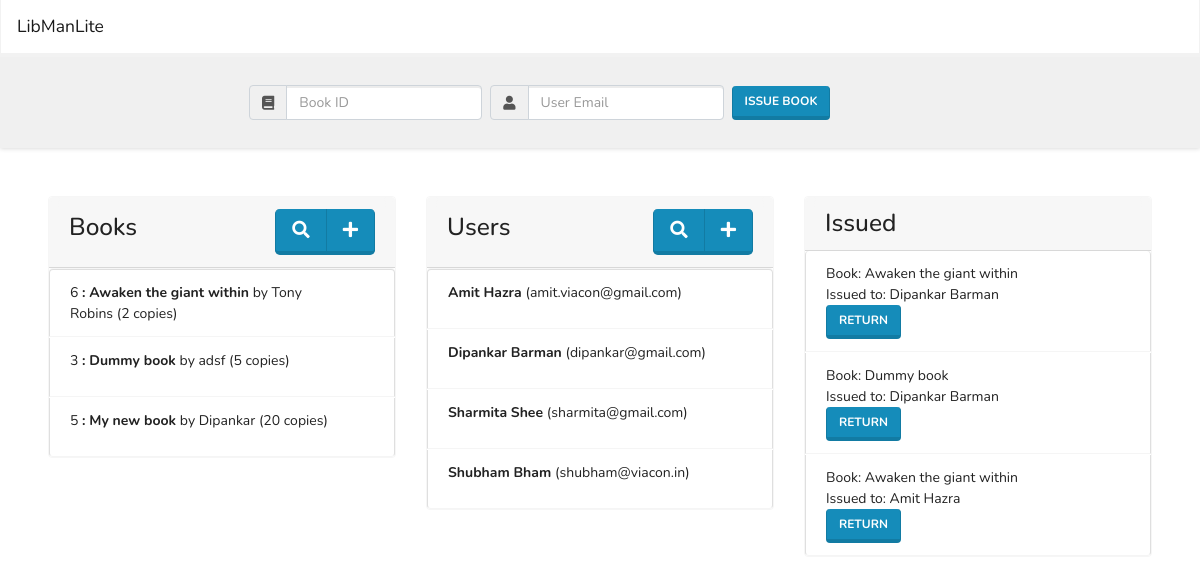
The page /v1/index.php on the database as committed earlier.
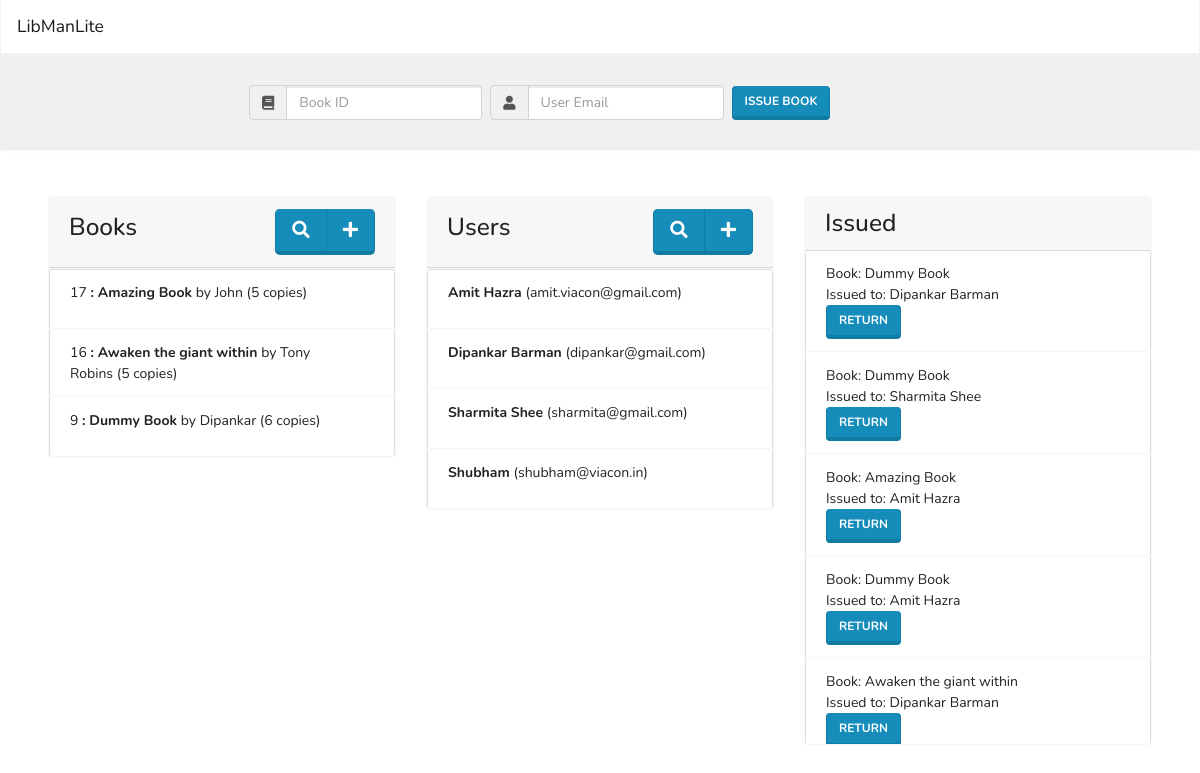
The same page on the database as committed later.
### tables this page shows
CREATE TABLE IF NOT EXISTS `books` (
  `id` int(11) NOT NULL AUTO_INCREMENT,
  `name` varchar(200) NOT NULL,
  `authors` varchar(300) NOT NULL,
  `count` int(11) NOT NULL,
  PRIMARY KEY (`id`)
);

CREATE TABLE IF NOT EXISTS `users` (
  `email` varchar(100) NOT NULL,
  `name` varchar(200) NOT NULL,
  PRIMARY KEY (`email`)
);

CREATE TABLE IF NOT EXISTS `register` (
  `id` int(11) NOT NULL AUTO_INCREMENT,
  `book_id` int(11) NOT NULL,
  `user_email` varchar(100) NOT NULL,
  `issued_on` timestamp NOT NULL DEFAULT CURRENT_TIMESTAMP,
  PRIMARY KEY (`id`),
  UNIQUE KEY `book_user_id` (`book_id`,`user_email`) USING BTREE,
  KEY `user_email` (`user_email`),
  KEY `book_id` (`book_id`) USING BTREE
);

### v1/db.php (called while the page is built, shortened)
<?php
function toArray($result)
{
    $rows = [];
    while ($row = mysqli_fetch_array($result)) {
        $rows[] = $row;
    }
    return $rows;
}
function runSQL($sql)
{
    include("../connection.php");
    $result = $conn->query($sql);
    return toArray($result);
}
function getUsers()
{
    $sql = "SELECT * FROM users ORDER BY `name` asc;";
    return runSQL($sql);
}
function getBooks()
{
    $sql = "SELECT * FROM books ORDER BY `name` asc;";
    return runSQL($sql);
}
function getRegister()
{
    $sql = "SELECT * FROM `register`
    INNER JOIN (SELECT email as user_email, name as username FROM `users`) u ON register.user_email = u.user_email
    INNER JOIN (SELECT id as book_id, name as book_name FROM `books`) b on register.book_id = b.book_id ORDER BY id desc;";
    return runSQL($sql);
}

### v1/index.php (the view, shortened to what the changed rows need)
<!DOCTYPE html>
<html lang="en">
<head>
  <link rel="stylesheet" href="https://cdnjs.cloudflare.com/ajax/libs/twitter-bootstrap/4.3.1/css/bootstrap.min.css" />
  <link rel="stylesheet" href="https://stackpath.bootstrapcdn.com/bootswatch/4.4.1/lumen/bootstrap.min.css" />
  <link rel="stylesheet" href="https://cdnjs.cloudflare.com/ajax/libs/font-awesome/5.11.2/css/all.min.css" />
  <link rel="stylesheet" href="../style.css" />
</head>
<?php
include_once("./db.php");
?>
<body>
  <main>
    <section class="lists p-5">
      <div class="row">
        <div class="col-md-4 books-container mb-2">
          <div class="card border-light">
            <ul class="list-group">
              <?php
              $books = getBooks();
              if ($books) {
                foreach ($books as $book) { ?>
                  <li class="list-group-item" data-id="<?php echo $book["id"]; ?>">
                    <span>
                      <span class="id"><?php echo $book["id"]; ?></span>
                      <span class="name font-weight-bold">: <?php echo $book["name"]; ?> </span>
                      <span class="authors">by <?php echo $book["authors"]; ?></span>
                      <span class="count">(<?php echo $book["count"]; ?> copies)</span></span>
                  </li>
              <?php }
              } else {
                echo "0 results";
              }
              ?>
            </ul>
          </div>
        </div>
        <div class="col-md-4 user-container mb-2">
          <div class="card border-light">
            <ul class="list-group">
              <?php
              $users = getUsers();
              if ($users) {
                foreach ($users as $user) { ?>
                  <li class="list-group-item" data-id="<?php echo $user["email"]; ?>"><span>
                      <span class="name font-weight-bold"> <?php echo $user["name"]; ?> </span>
                      <span class="id">(<?php echo $user["email"]; ?>)</span></span>
                  </li>
              <?php }
              } else {
                echo "0 results";
              }
              ?>
            </ul>
          </div>
        </div>
        <div class="col-md-4 issue-container mb-2">
          <div class="card border-light">
            <ul class="list-group">
              <?php
              $issues = getRegister();
              if ($issues) {
                foreach ($issues as $issue) { ?>
                  <li class="list-group-item">
                    <span class="info">
                      <span class="book">
                        <span class="id">Book: <?php echo $issue["book_name"]; ?> </span>
                      </span>
                      <span class="user">
                        <span class="id">Issued to: <?php echo $issue["username"]; ?> </span>
                      </span>
                    </span>
                    <form action="<?php echo $_SERVER['PHP_SELF']; ?>" method="POST">
                      <button type="submit" name="return-book" class="btn btn-primary">Return</button>
                    </form>
                  </li>
              <?php }
              } else {
                echo "0 results";
              }
              ?>
            </ul>
          </div>
        </div>
      </div>
    </section>
  </main>
</body>
</html>

Rows that differ between the two databases and show on the page:
removed books: id "6", name "Awaken the giant within", authors "Tony Robins", count "2"
removed books: id "3", name "Dummy book", authors "adsf", count "5"
removed books: id "5", name "My new book", authors "Dipankar", count "20"
removed register: book_name "Dummy book", username "Dipankar Barman"
removed register: book_name "Awaken the giant within", username "Amit Hazra"
added books: id "17", name "Amazing Book", authors "John", count "5"
added books: id "16", name "Awaken the giant within", authors "Tony Robins", count "5"
added books: id "9", name "Dummy Book", authors "Dipankar", count "6"
changed users "shubham@viacon.in": name "Shubham Bham" → "Shubham"
added register: book_name "Dummy Book", username "Dipankar Barman"
added register: book_name "Dummy Book", username "Sharmita Shee"
added register: book_name "Amazing Book", username "Amit Hazra"
added register: book_name "Dummy Book", username "Amit Hazra"
